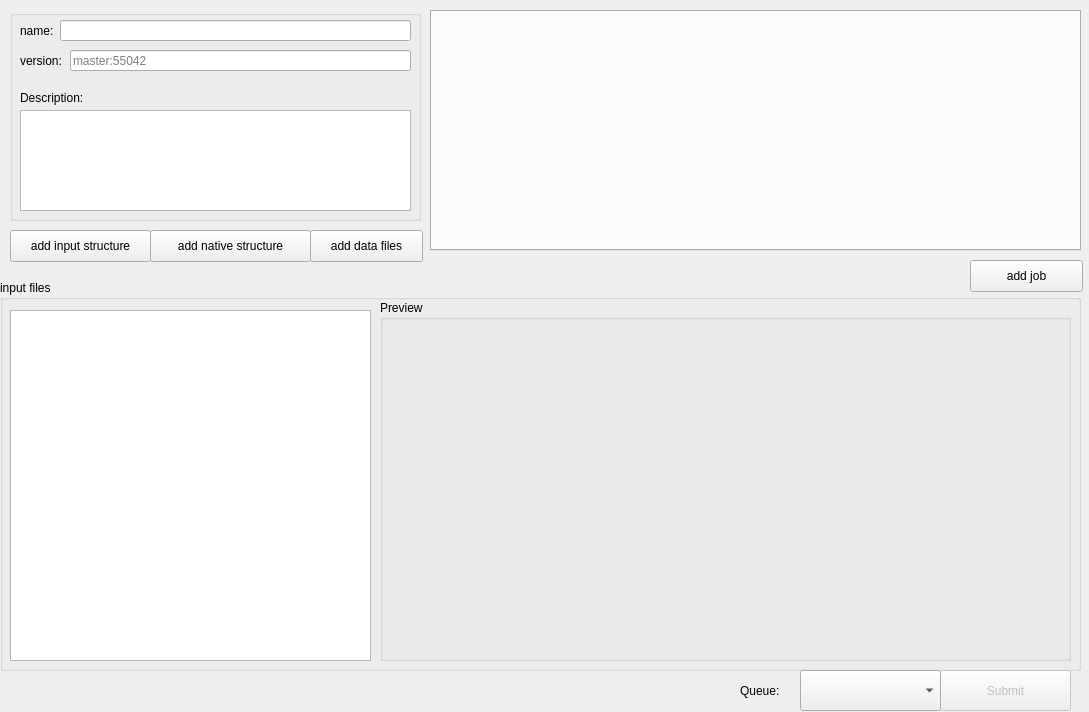
<?xml version="1.0" encoding="UTF-8"?>
<ui version="4.0">
 <class>TaskSubmit</class>
 <widget class="QWidget" name="TaskSubmit">
  <property name="geometry">
   <rect>
    <x>0</x>
    <y>0</y>
    <width>1089</width>
    <height>712</height>
   </rect>
  </property>
  <property name="windowTitle">
   <string>Form</string>
  </property>
  <widget class="QGroupBox" name="groupBox_5">
   <property name="geometry">
    <rect>
     <x>0</x>
     <y>280</y>
     <width>1081</width>
     <height>391</height>
    </rect>
   </property>
   <property name="title">
    <string>input files</string>
   </property>
   <widget class="QGroupBox" name="groupBox_9">
    <property name="geometry">
     <rect>
      <x>380</x>
      <y>20</y>
      <width>691</width>
      <height>361</height>
     </rect>
    </property>
    <property name="title">
     <string>Preview</string>
    </property>
    <widget class="QWidget" name="preview" native="true">
     <property name="geometry">
      <rect>
       <x>0</x>
       <y>20</y>
       <width>681</width>
       <height>341</height>
      </rect>
     </property>
    </widget>
   </widget>
   <widget class="QTableView" name="files">
    <property name="geometry">
     <rect>
      <x>10</x>
      <y>30</y>
      <width>361</width>
      <height>351</height>
     </rect>
    </property>
   </widget>
  </widget>
  <widget class="QGroupBox" name="groupBox">
   <property name="geometry">
    <rect>
     <x>10</x>
     <y>10</y>
     <width>411</width>
     <height>211</height>
    </rect>
   </property>
   <property name="title">
    <string/>
   </property>
   <widget class="QLineEdit" name="name">
    <property name="enabled">
     <bool>true</bool>
    </property>
    <property name="geometry">
     <rect>
      <x>50</x>
      <y>10</y>
      <width>351</width>
      <height>21</height>
     </rect>
    </property>
    <property name="focusPolicy">
     <enum>Qt::StrongFocus</enum>
    </property>
    <property name="readOnly">
     <bool>false</bool>
    </property>
   </widget>
   <widget class="QLabel" name="label">
    <property name="geometry">
     <rect>
      <x>10</x>
      <y>10</y>
      <width>41</width>
      <height>21</height>
     </rect>
    </property>
    <property name="text">
     <string>name:</string>
    </property>
   </widget>
   <widget class="QLabel" name="label_3">
    <property name="geometry">
     <rect>
      <x>10</x>
      <y>40</y>
      <width>51</width>
      <height>21</height>
     </rect>
    </property>
    <property name="text">
     <string>version:</string>
    </property>
   </widget>
   <widget class="QLabel" name="label_2">
    <property name="geometry">
     <rect>
      <x>10</x>
      <y>80</y>
      <width>81</width>
      <height>16</height>
     </rect>
    </property>
    <property name="text">
     <string>Description:</string>
    </property>
   </widget>
   <widget class="QPlainTextEdit" name="description">
    <property name="geometry">
     <rect>
      <x>10</x>
      <y>100</y>
      <width>391</width>
      <height>101</height>
     </rect>
    </property>
   </widget>
   <widget class="QLineEdit" name="version">
    <property name="enabled">
     <bool>true</bool>
    </property>
    <property name="geometry">
     <rect>
      <x>60</x>
      <y>40</y>
      <width>341</width>
      <height>21</height>
     </rect>
    </property>
    <property name="placeholderText">
     <string>master:55042</string>
    </property>
   </widget>
  </widget>
  <widget class="QPushButton" name="submit">
   <property name="enabled">
    <bool>false</bool>
   </property>
   <property name="geometry">
    <rect>
     <x>940</x>
     <y>670</y>
     <width>131</width>
     <height>41</height>
    </rect>
   </property>
   <property name="text">
    <string>Submit</string>
   </property>
  </widget>
  <widget class="QLabel" name="label_4">
   <property name="geometry">
    <rect>
     <x>740</x>
     <y>670</y>
     <width>61</width>
     <height>41</height>
    </rect>
   </property>
   <property name="text">
    <string>Queue:</string>
   </property>
  </widget>
  <widget class="QComboBox" name="queue">
   <property name="geometry">
    <rect>
     <x>800</x>
     <y>670</y>
     <width>141</width>
     <height>41</height>
    </rect>
   </property>
  </widget>
  <widget class="QPushButton" name="add_files">
   <property name="geometry">
    <rect>
     <x>310</x>
     <y>230</y>
     <width>113</width>
     <height>32</height>
    </rect>
   </property>
   <property name="text">
    <string>add data files</string>
   </property>
  </widget>
  <widget class="QPushButton" name="add_input_structure">
   <property name="geometry">
    <rect>
     <x>10</x>
     <y>230</y>
     <width>141</width>
     <height>32</height>
    </rect>
   </property>
   <property name="text">
    <string>add input structure</string>
   </property>
  </widget>
  <widget class="QPushButton" name="add_native_structure">
   <property name="geometry">
    <rect>
     <x>150</x>
     <y>230</y>
     <width>161</width>
     <height>32</height>
    </rect>
   </property>
   <property name="text">
    <string>add native structure</string>
   </property>
  </widget>
  <widget class="QTabWidget" name="jobs">
   <property name="geometry">
    <rect>
     <x>430</x>
     <y>10</y>
     <width>651</width>
     <height>241</height>
    </rect>
   </property>
   <property name="currentIndex">
    <number>-1</number>
   </property>
   <property name="movable">
    <bool>true</bool>
   </property>
  </widget>
  <widget class="QPushButton" name="add_job">
   <property name="geometry">
    <rect>
     <x>970</x>
     <y>260</y>
     <width>113</width>
     <height>32</height>
    </rect>
   </property>
   <property name="text">
    <string>add job</string>
   </property>
  </widget>
 </widget>
 <tabstops>
  <tabstop>name</tabstop>
  <tabstop>version</tabstop>
  <tabstop>description</tabstop>
  <tabstop>add_native_structure</tabstop>
  <tabstop>jobs</tabstop>
  <tabstop>add_job</tabstop>
  <tabstop>files</tabstop>
  <tabstop>add_input_structure</tabstop>
  <tabstop>submit</tabstop>
  <tabstop>add_files</tabstop>
  <tabstop>queue</tabstop>
 </tabstops>
 <resources/>
 <connections/>
</ui>
